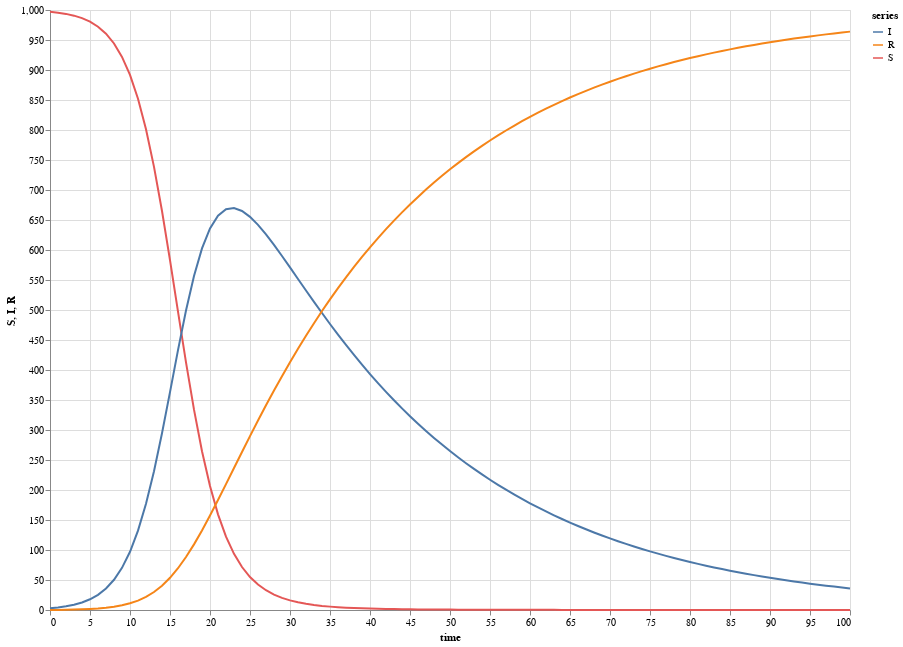

Here is the notebook cell this chart was saved with:
### Code cell
sirPoints = simulate(sir at [0..100 by 1])

S = series(value(sirPoints.S), "S", {{ style = "lines" }})
I = series(value(sirPoints.I), "I", {{ style = "lines" }})
R = series(value(sirPoints.R), "R", {{ style = "lines" }})

plot("", [S, I, R], time(sirPoints), "time")

### Figure 1 — Vega-Lite specification as saved in the notebook (floating-point values rounded to 4 significant figures; data arrays with more than 128 entries replaced by an {"elided": "..."} marker saying what was removed)
{"$schema": "https://vega.github.io/schema/vega-lite/v4.json", "data": {"values": {"elided": "303 records"}}, "description": "", "height": 600, "layer": [{"encoding": {"color": {"field": "series", "type": "nominal"}, "x": {"field": "time", "type": "quantitative"}, "y": {"field": "S", "type": "quantitative"}}, "mark": "line"}, {"encoding": {"color": {"field": "series", "type": "nominal"}, "x": {"field": "time", "type": "quantitative"}, "y": {"field": "I", "type": "quantitative"}}, "mark": "line"}, {"encoding": {"color": {"field": "series", "type": "nominal"}, "x": {"field": "time", "type": "quantitative"}, "y": {"field": "R", "type": "quantitative"}}, "mark": "line"}], "width": 800}
